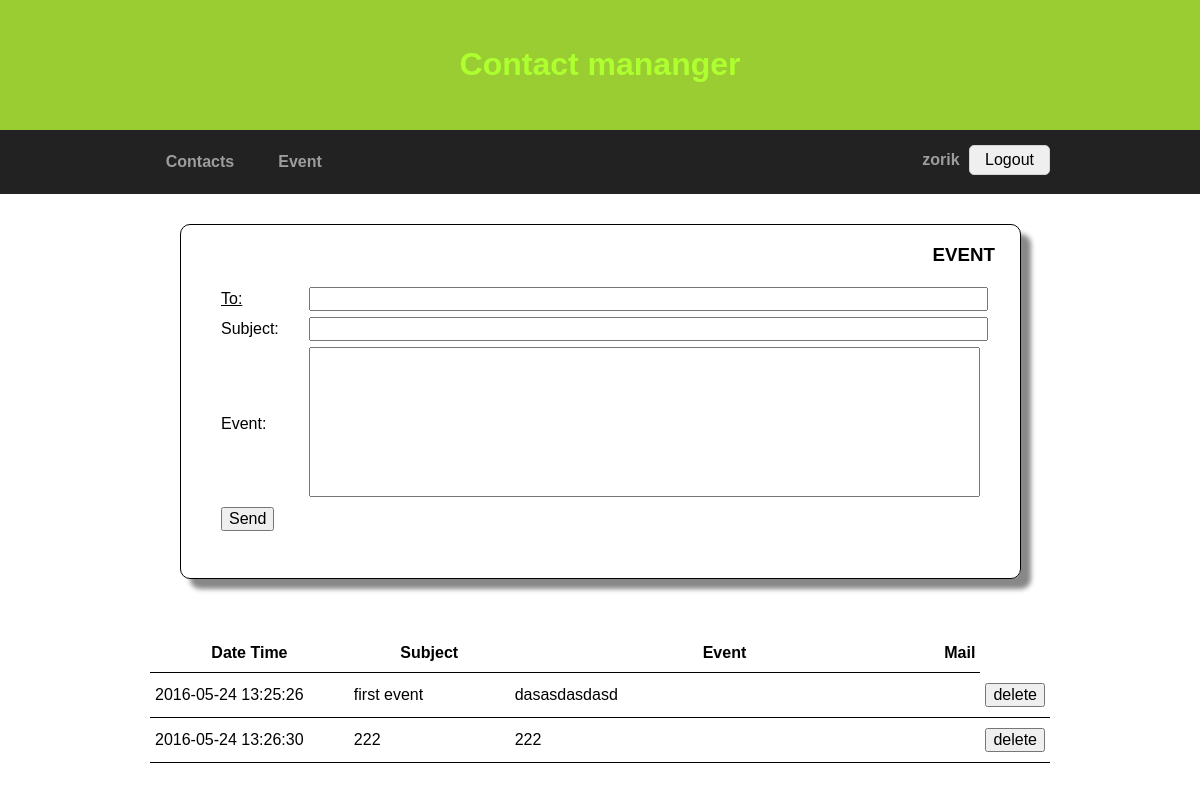
Page /event.php (signed in) on the committed database.
### tables this page shows
CREATE TABLE IF NOT EXISTS `events` (
`id` int(6) unsigned NOT NULL,
  `subject` varchar(60) DEFAULT NULL,
  `event` mediumtext,
  `date_event` datetime DEFAULT NULL
);

### event.php (the view, shortened to what this page needs)
<?php
	$conn = sql_connect();
	$to="";
	$username=$_SESSION['username'];
	$sql = "SELECT id, date_event, subject, event FROM events, users_events WHERE users_events.username='$username' AND users_events.id_events = events.id ORDER BY date_event";
	$result = mysqli_query($conn, $sql);
?>
<!DOCTYPE html>
<html>
<head>
	<link rel="stylesheet" type="text/css" href="css/normalize.css">
	<link rel="stylesheet" type="text/css" href="css/style.css">
</head>
<body>
	<header class="header">
		<div class="container">
			<h1>Contact mananger</h1>
		</div>
	</header>
	<nav class="page-navigation">
		<div class="container">
			<ul>
				<li><a href="index.php">Contacts</a></li>
				<li><a href="event.php">Event</a></li>
			</ul>
			<form class="login" action="login.php" method="post">
			<span class="session_va"><?php echo $_SESSION['username']; ?></span>
				<input type="submit" name="logout" value="Logout">
			</form>
		</div>
	</nav>
	<main>
		<div class="container">
			<div id='content_view_ev'>
				<span style='text-align: right'><h3>EVENT</h3></span>
				<form name="event_form" action="event.php" method="post">
					<table>
						<tr>
							<td>
								<a href="add_contact_from_list.php">To:</a>
							</td>
							<td>
									<input  type="email" multiple name="to" cols="100" value="<?php echo $to; ?>" style="width:100%">
							</td>
						</tr>
						<tr>
							<td>
								Subject:
							</td>
							<td>
								<input type="text" name="subject" maxlength="59"  value="" style="width:100%">
							</td>
						</tr>
						<tr>
							<td>
								Event:
							</td>
							<td>
								<textarea name="event" rows="8" cols="70"style="resize: none;" ></textarea>
							</td>
						</tr>
						<tr>
							<td>
								<input type="submit" name="send" value="Send">
							</td><td></td>
						</tr>
					</table>
			</form>
			</div>
			<div id="event_table">
				<table>
					<thead>
						<tr>
							<th>Date Time </th>
							<th>Subject </th>
							<th>Event</th>
							<th>Mail</th>
						</tr>
					</thead>
					<tbody>
						<?php
							while ($row = mysqli_fetch_assoc($result)) {
								echo
									"<tr>
										<td width='25%'>" . $row["date_event"] . "</td>
										<td width='20%'>".  $row["subject"] . "</td>
										<td width='65%''>" . $row["event"] . "</td>
										<td>";
											$id=$row['id'];
								echo
										"</td>
										<td>
											<form  method='post' action='event.php'>
												<input type='hidden' name='id' value=". $id .">
												<input type='hidden' name='delete' value='yes'>
												<input type='submit' value='delete'>
											</form>
										</td>
									</tr>";
							}
						?>
					</tbody>
				</table>
		</div>
	</div>
</main>
</body>
</html>

### css/style.css (style rules this page uses)
body { font-family: Arial, San-Serif; font-size: 100%; }
ul { margin:0; padding: 0; }
ul li { list-style-type: none; }
a { color:black; }
td { padding:3px 15px 3px 15px; }
.container { margin:0 auto; width:900px; }
.header { padding:25px 0; background-color: yellowgreen; box-shadow: 10px 10px 5px #888888; }
.header h1, .header h2 { color:greenyellow; text-align: center; }
.page-navigation { background-color:#222; border-color:#101010; min-height: 64px; }
.page-navigation li { float:left; width: 100px; }
.page-navigation a { display:block; color:#9d9d9d; line-height: 4em; font-weight: bold; text-align: center; text-decoration: none; }
.session_va { color:#9d9d9d; font-weight: bold; padding: 0 5px 0 5px; }
.login { padding: 15px 0; float:right; }
.login input[type="submit"] { padding: 5px 15px; border-radius: 5px; border:1px solid lightgrey ; }
#content_view_ev { position: relative; border:1px solid; border-radius: 10px; padding: 0px 25px 25px 25px; width:auto; margin:30px 30px 30px 30px; display: inline-block; box-shadow: 10px 10px 5px #888888; }
#event_table td, th { padding:10px 5px 10px 5px; border-bottom: 1px solid; }
#event_table table { margin-top: 25px; }

### rows in the picture
events: date_event "2016-05-24 13:25:26", subject "first event", event "dasasdasdasd"
events: date_event "2016-05-24 13:26:30", subject "222", event "222"

### other values in the picture
$_SESSION['username'] "zorik"
